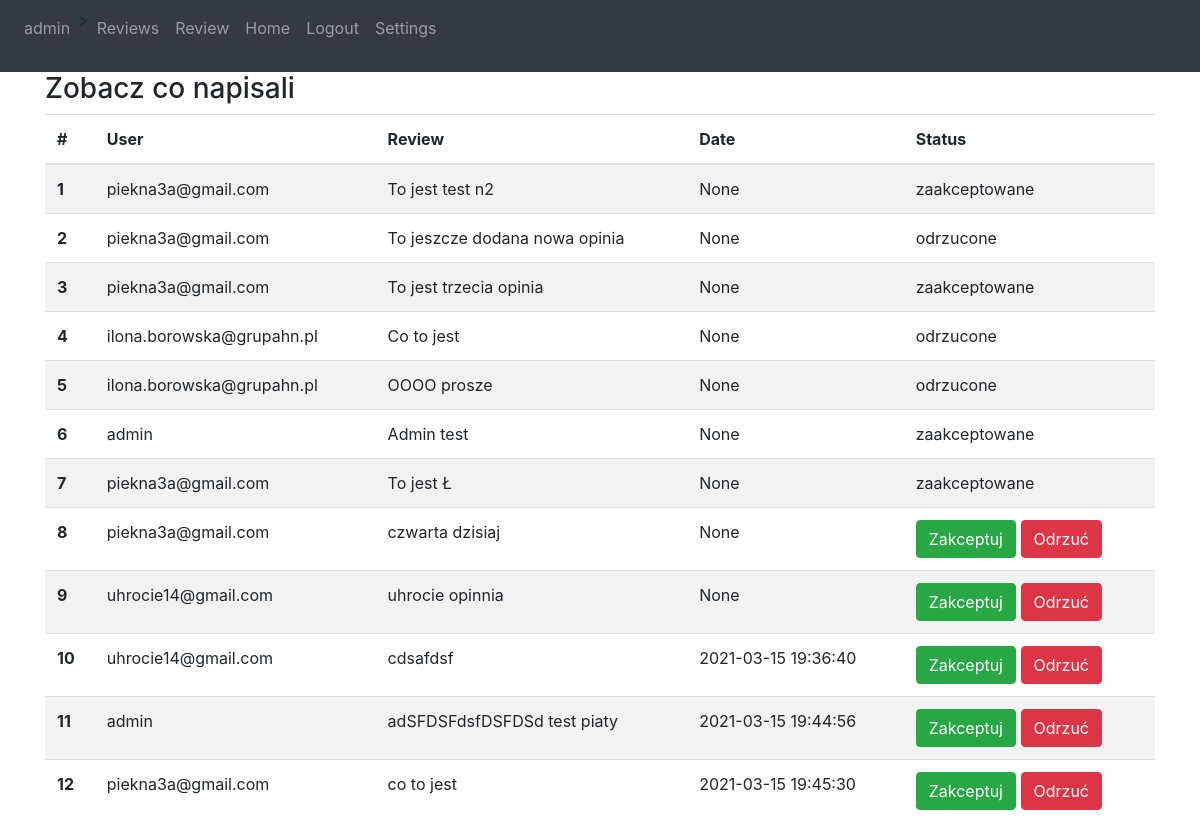
The app's page /reviews (signed in) with its own data.
### models.py (models this page shows)
class User(db.Model, UserMixin):
    id = db.Column(db.Integer, primary_key=True)
    email = db.Column(db.String(150),unique=True)
    password = db.Column(db.String(150))
    plec = db.Column(db.String(20))
    admin = db.Column(db.Boolean)
    reviews = db.relationship("Review")

class Review(db.Model):
    id = db.Column(db.Integer, primary_key=True)
    text = db.Column(db.String(250))
    id_user = db.Column(db.Integer, db.ForeignKey("user.id"))
    date = db.Column(db.DateTime(timezone=True), default=func.now())
    status = db.Column(db.String(50))

### views.py (the view)
@views.route("/reviews", methods=["POST","GET"])
@login_required
def reviews():
    if current_user.admin:
        opinie = Review.query.all()
        wszyscy = User.query.all()
        maile={}
        for user in wszyscy:
            maile[user.id]=user.email
        return render_template("reviews.html", user=current_user, opinie=opinie, maile=maile)
    else:
        print("Brak dostepu")
        return redirect(url_for("views.home"))

### __init__.py (called while the page is built)
def create_app():
    app = Flask(__name__)
    app.secret_key = "1234"
    app.config['SQLALCHEMY_DATABASE_URI'] = f'sqlite:///{DB_NAME}'
    db.init_app(app)
    from .views import views
    app.register_blueprint(views)
    from .models import User, Review
    if not path.exists("website/"+DB_NAME):
        db.create_all(app=app)
        print("DB created")
        with app.app_context():
            user = User(email="admin", password=generate_password_hash('admin', method="sha256"), plec="admin", admin=True)
            db.session.add(user)
            db.session.commit()
    login_manager = LoginManager()
    login_manager.login_view = 'views.login'
    login_manager.init_app(app)
    migrate = Migrate(app, db)
    @login_manager.user_loader
    def load_user(id):
        return User.query.get(int(id))
    return app

### templates/reviews.html
{% extends "base.html" %} {% block title %}Przeglad opinni{% endblock %}
{% block content %}
<h3> Zobacz co napisali </h3>
<table class="table table-striped">
  <thead>
    <tr>
      <th scope="col">#</th>
      <th scope="col">User</th>
      <th scope="col">Review</th>
      <th scope="col">Date</th>
        <th scope="col">Status</th>
    </tr>
  </thead>
  <tbody>
  {% for op in opinie %}
  <tr>
      <th scope="row">{{op.id}}</th>
      <td>{{maile[op.id_user]}}</td>
      <td>{{op.text}}</td>
      <td>{{op.date}}</td>
        <td>
        {% if op.status == "w toku" or op.status == None %}
            <button type="button" class="btn btn-success" onclick="window.location.href='/set_status?review_id={{ op.id }}&action=zaakceptuj'">Zakceptuj</button>
            <button type="button" class="btn btn-danger" onclick="window.location.href='/set_status?review_id={{ op.id }}&action=odrzuc'">Odrzuć</button>
            {% else %}
            {{op.status}}
            {% endif %}
        </td>
    </tr>
  {% endfor %}
  </tbody>
</table>
{% endblock %}

### templates/base.html (shortened to what this page needs)
<!DOCTYPE html>
<html>
<head>
    <link
      rel="stylesheet"
      href="https://stackpath.bootstrapcdn.com/bootstrap/4.4.1/css/bootstrap.min.css"
    />
    <link
      rel="stylesheet"
      href="https://stackpath.bootstrapcdn.com/font-awesome/4.7.0/css/font-awesome.min.css"
    />
</head>
<body>
<nav class="navbar navbar-expand-lg navbar-dark bg-dark">
    <div id="navbar">
        <div class="navbar-nav">
            <p class="nav-item nav-link">{{ user.email}}</p>>
            {% if user.is_authenticated %}
            {% if user.admin %}
            <a class="nav-item nav-link" id="reviews" href="/reviews">Reviews</a>
            {% endif %}
            <a class="nav-item nav-link" id="review" href="/review">Review</a>
            <a class="nav-item nav-link" id="home" href="/">Home</a>
            <a class="nav-item nav-link" id="logout" href="/logout">Logout</a>
            <a class="nav-item nav-link" id="settings" href="/settings">Settings</a>
            {% else %}
            <a class="nav-item nav-link" id="login" href="/login">Login</a>
            <a class="nav-item nav-link" id="signUp" href="/sign-up">Sign Up</a>
            {% endif %}
        </div>
    </div>
</nav>
<div class="container">
    {% block content %}
    {% endblock %}
</div>
</body>
</html>

### records on screen
User: email "admin"
Review: id "1", id_user.email "piekna3a@gmail.com", text "To jest test n2", date "None", status "zaakceptowane"
Review: id "2", id_user.email "piekna3a@gmail.com", text "To jeszcze dodana nowa opinia", date "None", status "odrzucone"
Review: id "3", id_user.email "piekna3a@gmail.com", text "To jest trzecia opinia", date "None", status "zaakceptowane"
Review: id "4", text "Co to jest", date "None", status "odrzucone"
User: email "ilona.borowska@grupahn.pl"
Review: id "5", text "OOOO prosze", date "None", status "odrzucone"
Review: id "6", text "Admin test", date "None", status "zaakceptowane"
Review: id "7", id_user.email "piekna3a@gmail.com", text "To jest Ł", date "None", status "zaakceptowane"
Review: id "8", id_user.email "piekna3a@gmail.com", text "czwarta dzisiaj", date "None"
Review: id "9", text "uhrocie opinnia", date "None"
User: email "uhrocie14@gmail.com"
Review: id "10", text "cdsafdsf", date "2021-03-15 19:36:40"
Review: id "11", text "adSFDSFdsfDSFDSd test piaty", date "2021-03-15 19:44:56"
Review: id "12", id_user.email "piekna3a@gmail.com", text "co to jest", date "2021-03-15 19:45:30"
